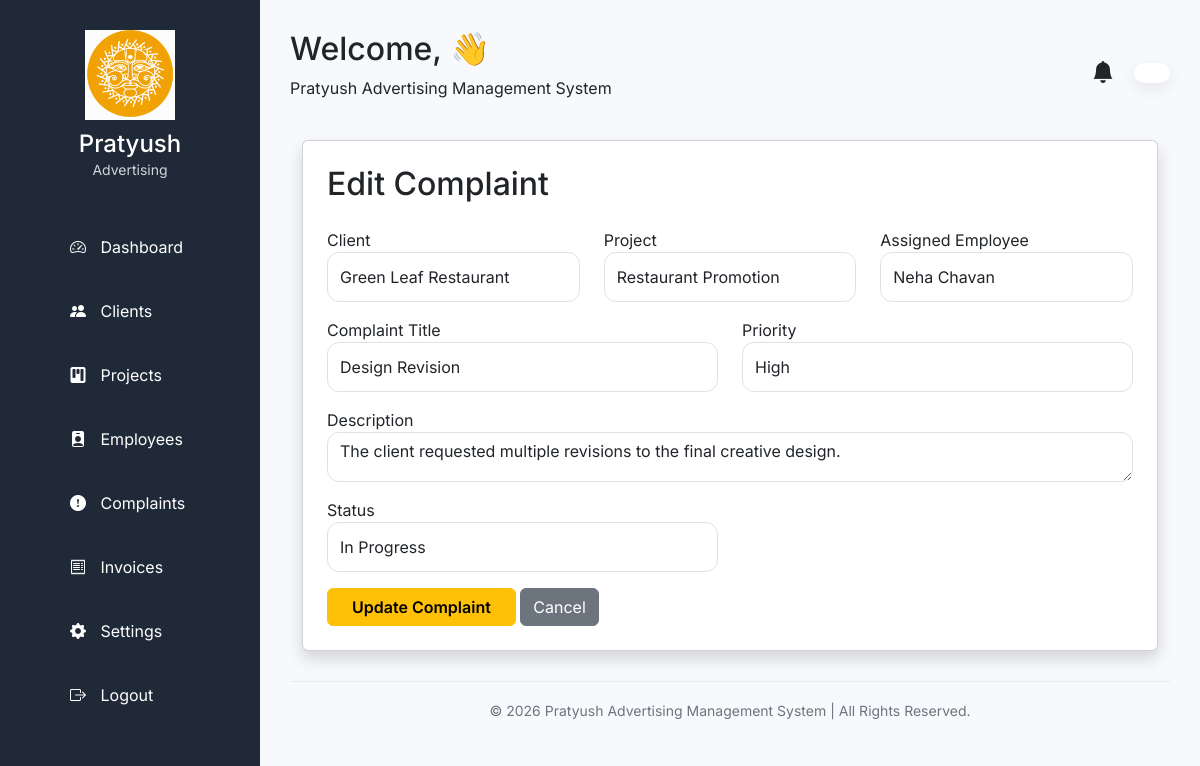
Screenshot of /complaints/edit/2 (signed in) with the database file from the repository.
### models/complaint.py (models this page shows)
class Complaint(db.Model):
    __tablename__ = "complaints"
    id = db.Column(db.Integer, primary_key=True)
    client_id = db.Column(
        db.Integer,
        db.ForeignKey("clients.id"),
        nullable=False
    )
    project_id = db.Column(
        db.Integer,
        db.ForeignKey("projects.id"),
        nullable=False
    )
    employee_id = db.Column(
        db.Integer,
        db.ForeignKey("employees.id"),
        nullable=False
    )
    title = db.Column(
        db.String(200),
        nullable=False
    )
    description = db.Column(
        db.Text,
        nullable=False
    )
    priority = db.Column(
        db.String(20),
        nullable=False
    )
    status = db.Column(
    db.String(20),
    default="In Progress"
    )
    created_at = db.Column(
        db.DateTime,
        default=datetime.utcnow
    )
    resolved_at = db.Column(
        db.DateTime,
        nullable=True
    )
    client = db.relationship("Client", backref="complaints")
    project = db.relationship("Project", backref="complaints")
    employee = db.relationship("Employee", backref="complaints")

### models/client.py (models this page shows)
class Client(db.Model):
    __tablename__ = "clients"
    id = db.Column(db.Integer, primary_key=True)
    company_name = db.Column(db.String(150), nullable=False)
    contact_person = db.Column(db.String(100), nullable=False)
    phone = db.Column(db.String(15), nullable=False)
    email = db.Column(db.String(120), unique=True)
    address = db.Column(db.Text)
    gst_number = db.Column(db.String(50))
    notes = db.Column(db.Text)
    created_at = db.Column(db.DateTime, server_default=db.func.now())
    projects = db.relationship(
    "Project",
    backref="client",
    lazy=True,
    cascade="all, delete"
)

### models/project.py (models this page shows)
class Project(db.Model):
    __tablename__ = "projects"
    id = db.Column(db.Integer, primary_key=True)
    project_name = db.Column(db.String(150), nullable=False)
    project_type = db.Column(db.String(100), nullable=False)
    client_id = db.Column(
        db.Integer,
        db.ForeignKey("clients.id"),
        nullable=False
    )
    budget = db.Column(db.Float, default=0)
    status = db.Column(db.String(50), default="Pending")
    start_date = db.Column(db.Date)
    end_date = db.Column(db.Date)
    description = db.Column(db.Text)
    created_at = db.Column(db.DateTime, server_default=db.func.now())

### models/employee.py (models this page shows)
class Employee(db.Model):
    __tablename__ = "employees"
    id = db.Column(db.Integer, primary_key=True)
    employee_name = db.Column(db.String(100), nullable=False)
    email = db.Column(db.String(100), unique=True, nullable=False)
    phone = db.Column(db.String(20), nullable=False)
    department = db.Column(db.String(50), nullable=False)
    designation = db.Column(db.String(50), nullable=False)
    salary = db.Column(db.Float, nullable=False)
    joining_date = db.Column(db.Date, nullable=False)
    status = db.Column(db.String(20), default="Active")
    created_at = db.Column(db.DateTime, default=datetime.utcnow)

### app.py (the view, shortened to what this page needs)
@app.route("/complaints/edit/<int:id>", methods=["GET", "POST"])
def edit_complaint(id):
    if "user" not in session:
        return redirect("/login")
    complaint = Complaint.query.get_or_404(id)
    clients = Client.query.all()
    projects = Project.query.all()
    employees = Employee.query.all()
    return render_template(
        "edit_complaint.html",
        complaint=complaint,
        clients=clients,
        projects=projects,
        employees=employees
    )

### templates/edit_complaint.html (shortened to what this page needs)
{% extends "dashboard_base.html" %}
{% block dashboard_content %}
<div class="container mt-4">
    <div class="card shadow p-4">
        <h2 class="mb-4">Edit Complaint</h2>
        <form method="POST">
            <div class="row">
                <div class="col-md-4 mb-3">
                    <label>Client</label>
                    <select class="form-control" name="client_id" required>
                        {% for client in clients %}
                        <option value="{{ client.id }}"
                            {% if complaint.client_id == client.id %}selected{% endif %}>
                            {{ client.company_name }}
                        </option>
                        {% endfor %}
                    </select>
                </div>
                <div class="col-md-4 mb-3">
                    <label>Project</label>
                    <select class="form-control" name="project_id" required>
                        {% for project in projects %}
                        <option value="{{ project.id }}"
                            {% if complaint.project_id == project.id %}selected{% endif %}>
                            {{ project.project_name }}
                        </option>
                        {% endfor %}
                    </select>
                </div>
                <div class="col-md-4 mb-3">
                    <label>Assigned Employee</label>
                    <select class="form-control" name="employee_id" required>
                        {% for employee in employees %}
                        <option value="{{ employee.id }}"
                            {% if complaint.employee_id == employee.id %}selected{% endif %}>
                            {{ employee.employee_name }}
                        </option>
                        {% endfor %}
                    </select>
                </div>
                <div class="col-md-6 mb-3">
                    <label>Complaint Title</label>
                    <input
                        type="text"
                        class="form-control"
                        name="title"
                        value="{{ complaint.title }}"
                        required>
                </div>
                <div class="col-md-6 mb-3">
                    <label>Priority</label>
                    <select class="form-control" name="priority">
                        <option value="High"
                            {% if complaint.priority=="High" %}selected{% endif %}>High</option>
                    </select>
                </div>
                <div class="col-md-12 mb-3">
                    <label>Description</label>
                    <textarea
                        class="form-control"
                        rows="4"
                        name="description"
                        required>{{ complaint.description }}</textarea>
                </div>
                <div class="col-md-6 mb-3">
                    <label>Status</label>
                    <select class="form-control" name="status">
                        <option value="In Progress"
                            {% if complaint.status=="In Progress" %}selected{% endif %}>In Progress</option>
                    </select>
                </div>
            </div>
            <button type="submit" class="btn btn-warning px-4 fw-semibold">
                Update Complaint
            </button>
            <a href="/complaints" class="btn btn-secondary">
                Cancel
            </a>
        </form>
    </div>
</div>
{% endblock %}

### static/css/style.css (style rules this page uses)
* { margin:0; padding:0; box-sizing:border-box; }
body { font-family:'Inter',sans-serif; background:#FFFDF8; }
.form-control { height:50px; border-radius:12px; }

### static/css/dashboard.css (style rules this page uses)
* { margin:0; padding:0; box-sizing:border-box; font-family:'Inter',sans-serif; }
body { background:#F8F9FC; overflow-x:hidden; }

### rows the page displays
Complaint: client_id "Green Leaf Restaurant", project_id "Restaurant Promotion", employee_id "Neha Chavan", title "Design Revision", priority "High", description "The client requested multiple revisions to the final creative design.", status "In Progress"
